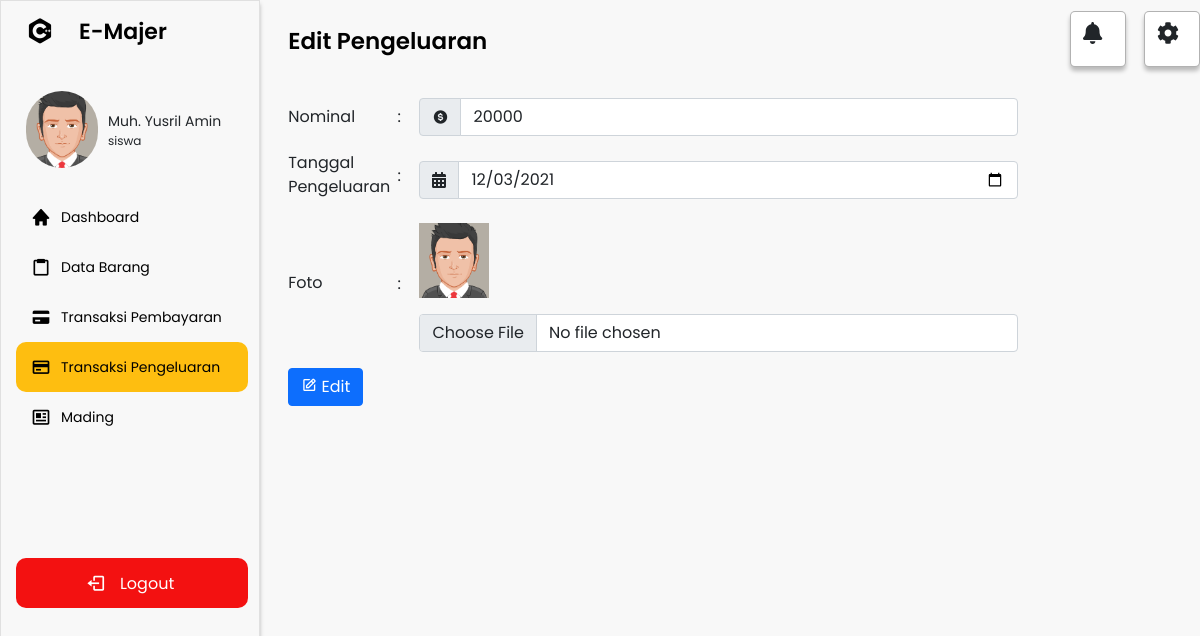
The page /navbar.php?p=pengeluaran-edit&id=BL-99489 (signed in) on the database as committed earlier.
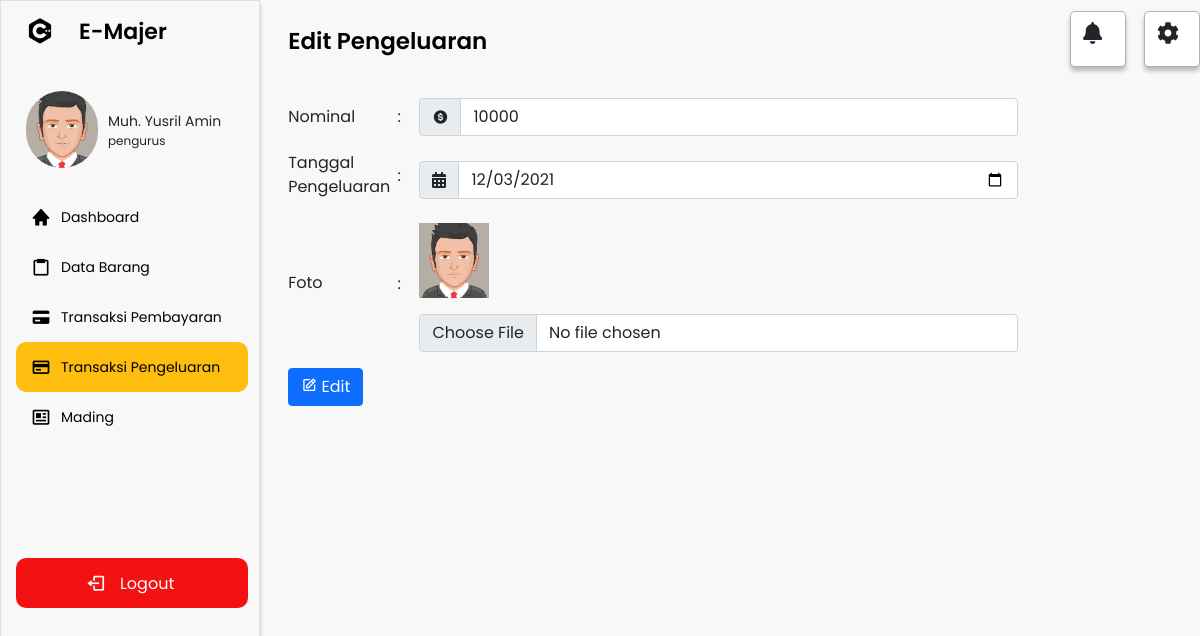
The same page on the database as committed later.
### tables this page shows
CREATE TABLE `akun` (
  `id_akun` varchar(15) NOT NULL,
  `nama` varchar(50) NOT NULL,
  `email` varchar(50) NOT NULL,
  `username` varchar(50) NOT NULL,
  `password` varchar(50) NOT NULL,
  `id_kelas` varchar(15) NOT NULL,
  `id_level` int(11) NOT NULL,
  `saldo` varchar(25) NOT NULL
);

CREATE TABLE `level` (
  `id_level` int(11) NOT NULL,
  `nama_level` varchar(50) NOT NULL
);

CREATE TABLE `pengeluaran` (
  `id_pengeluaran` varchar(15) NOT NULL,
  `nominal_pengeluaran` varchar(25) NOT NULL,
  `tgl_pengeluaran` date NOT NULL,
  `id_akun` varchar(15) NOT NULL,
  `nama_kelas` varchar(11) NOT NULL,
  `foto` varchar(25) NOT NULL
);

### pages/pengeluaran-edit.php (the view, shortened to what the changed rows need)
<?php
$id = $_GET['id'];
$query = mysqli_query($koneksi, "SELECT * FROM pengeluaran WHERE id_pengeluaran ='$id'");
$data = mysqli_fetch_array($query);
if (empty($data['foto']) or ($data['foto'] == '-')) {
    $foto = "barang.jpg";
} else {
    $foto = $data['foto'];
}
?>
<section class="home-section">
    <div class="home-content">
        <span class="text">Edit Pengeluaran</span>
        <div class="notif">
            <i class="fas fa-bell n"></i>
        </div>
        <div class="setting">
            <i class="fas fa-cog s"></i>
        </div>
    </div>
    <div class="content">
        <table width="80%">
            <form action="proses/pengeluaran-edit-proses.php" method="POST" class="row g-3 needs-validation" enctype="multipart/form-data" onsubmit="return tambah();">
                <tr>
                    <td style="width:15%; padding-top:1%"><label for="validationServer01" class="form-label ">Nominal</label></td>
                    <td style="width: 3%;">:</td>
                    <td>
                        <div class="input-group has-validation">
                            <span class="input-group-text" id="inputGroupPrepend"><i class='bx bxs-dollar-circle'></i></span>
                            <input type="text" class="form-control" id="nominal" n aria-describedby="inputGroupPrepend" placeholder="Nominal Pengeluaran" name="nominal" value="<?= $data['nominal_pengeluaran'] ?>">
                        </div>
                    </td>
                </tr>
                <tr>
                    <td style="padding-top: 2%;"><label for="validationServer01" class="form-label ">Tanggal Pengeluaran</label></td>
                    <td style="padding-top: 1%;">:</td>
                    <td>
                        <div class="input-group has-validation mt-3">
                            <span class="input-group-text" id="inputGroupPrepend"><i class="fas fa-calendar-alt"></i></span>
                            <input type="date" class="form-control" id="tanggal" aria-describedby="inputGroupPrepend" placeholder="Jumlah Barang" name="tanggal" value="<?= $data['tgl_pengeluaran'] ?>">
                        </div>
                    </td>
                </tr>
                <tr>
                    <td style="padding-top: 2%;"><label for="validationServer01" class="form-label ">Foto</label></td>
                    <td style="padding-top: 1%;">:</td>
                    <td>
                        <img src="assets/gambar/<?php echo $foto; ?>" width=70px height=75px class="mt-3">
                        <div class="input-group has-validation mt-3">
                            <input type="file" class="form-control" name="foto" id="foto" aria-describedby="inputGroupPrepend">
                        </div>
                    </td>
                </tr>
                <tr>
                    <td>
                        <div class=" input-group has-validation mt-3">
                            <button type="submit" class="btn btn-primary" name="btn-edit"><i class='bx bx-edit'></i> Edit</button>
                        </div>
                    </td>
                </tr>
            </form>
        </table>
    </div>
</section>

### navbar.php (shortened to what the changed rows need)
<?php
include 'koneksi.php';
$id = $_SESSION['id_akun'];
$nama = $_SESSION['nama'];
$query = "SELECT * FROM akun INNER JOIN kelas ON akun.id_kelas = kelas.id_kelas INNER JOIN level ON akun.id_level = level.id_level WHERE akun.id_akun = '$id'";
$result = mysqli_query($koneksi, $query);
if (mysqli_num_rows($result) > 0) {
    while ($row = mysqli_fetch_array($result)) {
?>
        <!DOCTYPE html>
        <html lang="en">
        <head>
            <link rel="stylesheet" href="assets/css/kalender.css">
            <link rel="stylesheet" href="assets/css/style.css">
            <link href="https://cdn.jsdelivr.net/npm/bootstrap@5.0.2/dist/css/bootstrap.min.css" rel="stylesheet">
            <link href='https://unpkg.com/boxicons@2.0.7/css/boxicons.min.css' rel='stylesheet'>
            <link rel="stylesheet" href="https://cdnjs.cloudflare.com/ajax/libs/font-awesome/5.13.0/css/all.min.css">
        </head>
        <body>
            <div class="sidebar">
                <div class="logo-details">
                    <i class='bx bxl-c-plus-plus'></i>
                    <span class="logo_name">E-Majer</span>
                </div>
                <div class="profil-box">
                    <img src="assets/gambar/avatar53.png" alt="">
                    <div class="profil-name">
                        <p class="nama"><?= $nama ?></p>
                        <p class="level"><?= $row['nama_level'] ?></p>
                    </div>
                </div>
                <ul class="nav-links">
                    <li>
                        <div class="li">
                            <a href="navbar.php?p=home">
                                <i class='bx bxs-home'></i>
                                <span class="link_name">Dashboard</span>
                            </a>
                        </div>
                    </li>
                    <li>
                        <div class="li">
                            <a href="navbar.php?p=barang">
                                <i class='bx bx-clipboard'></i>
                                <span class="link_name">Data Barang</span>
                            </a>
                        </div>
                    </li>
                    <li>
                        <div class="li">
                            <a href="navbar.php?p=pembayaran">
                                <i class='bx bxs-credit-card'></i>
                                <span class="link_name">Transaksi Pembayaran</span>
                            </a>
                        </div>
                    </li>
                    <li>
                        <div class="li">
                            <a href="navbar.php?p=pengeluaran">
                                <i class='bx bx-credit-card'></i>
                                <span class="link_name">Transaksi Pengeluaran</span>
                            </a>
                        </div>
                    </li>
                    <li>
                        <div class="li">
                            <a href="navbar.php?p=mading">
                                <i class='bx bx-news'></i>
                                <span class="link_name">Mading</span>
                            </a>
                        </div>
                    </li>
                    <li>
                        <div class="logout1">
                            <div class="logout">
                                <i class='bx bx-log-out'></i>
                                <span class="link_name">Logout</span>
                            </div>
                        </div>
                    </li>
                </ul>
            </div>
            <?php
            $pages_dir = 'pages';
            if (!empty($_GET['p'])) {
                $pages = scandir($pages_dir, 0);
                unset($pages[0], $pages[1]);
                $p = $_GET['p'];
                if (in_array($p . '.php', $pages)) {
                    include($pages_dir . '/' . $p . '.php');
                } else {
                    echo 'Halaman Tidak Ditemukan';
                }
            } else {
                include($pages_dir . '/home.php');
            }
            ?>
        </body>
        </html>
<?php }
} ?>

Rows that differ between the two databases and show on the page:
changed akun: id_level.nama_level "siswa" → "pengurus"; nominal "20000" → "10000"
